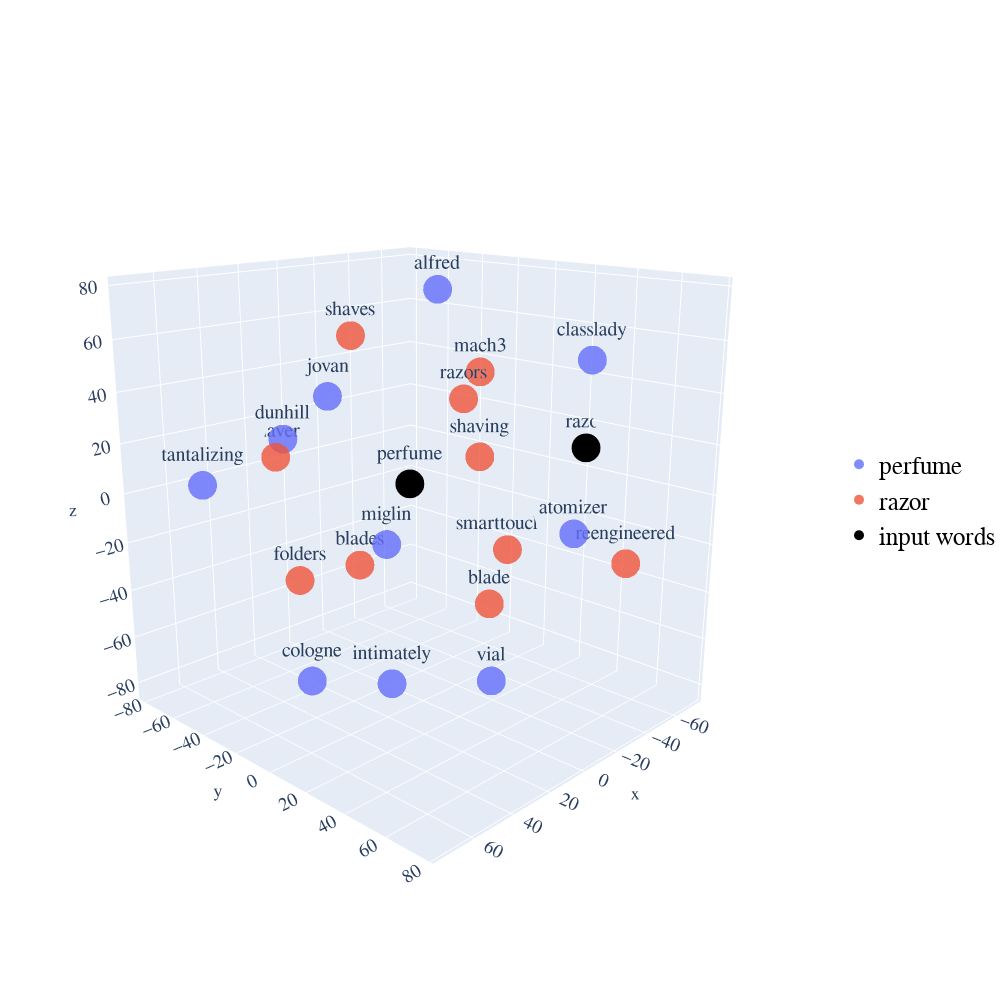

Source (notebook cell):
### Code cell
display_tsne_scatterplot_3D(google_model, user_input , similar_word, labels, color_map)

### Figure 1 — Plotly figure (JSON) as saved in the notebook; plotly's stock layout.template omitted (floating-point values rounded to 4 significant figures)
{"data": [{"marker": {"color": 2, "opacity": 0.8, "size": 10}, "mode": "markers+text", "name": "perfume", "text": ["dunhill", "cologne", "miglin", "alfred", "jovan", "atomizer", "intimately", "vial", "tantalizing", "classlady"], "textfont": {"size": 20}, "textposition": "top center", "type": "scatter3d", "x": [75.05, 66.37, 39.25, -7.374, 26.1, 5.984, 5.058, 25.26, 67.34, -36.36], "y": [7.855, 8.982, 19.61, -0.139, -25.1, 76.4, -13.12, 57.44, -49.63, 50.34], "z": [37.46, -52.64, -5.438, 78.2, 39.15, 3.86, -82.43, -50.56, 8.082, 54.37]}, {"marker": {"color": 2, "opacity": 0.8, "size": 10}, "mode": "markers+text", "name": "razor", "text": ["blade", "mach3", "razors", "blades", "reengineered", "shaves", "smarttouchxl", "folders", "shaving", "shaver"], "textfont": {"size": 20}, "textposition": "top center", "type": "scatter3d", "x": [-17.57, -63.21, 31.59, -23.84, -46.38, -17.92, -66.96, 32.9, -12.12, 8.537], "y": [19.11, -27.58, 48.57, -62.61, 62.74, -59.75, -13.33, -36.26, 17.72, -79.07], "z": [-44.7, 35.54, 50.35, -51.0, -24.19, 52.83, -42.49, -35.71, 16.36, 1.942]}, {"marker": {"color": "black", "opacity": 1, "size": 10}, "mode": "markers+text", "name": "input words", "text": ["perfume", "razor"], "textfont": {"size": 20}, "textposition": "top center", "type": "scatter3d", "x": [-22.0, -73.52], "y": [-29.35, 22.07], "z": [-6.037, 9.108]}], "layout": {"autosize": false, "font": {"family": " Courier New ", "size": 15}, "height": 1000, "legend": {"font": {"color": "black", "family": "Courier New", "size": 25}, "x": 1, "y": 0.5}, "margin": {"b": 0, "l": 0, "r": 0, "t": 0}, "scene": {"aspectmode": "auto", "aspectratio": {"x": 0.9597, "y": 1.004, "z": 1.038}, "camera": {"center": {"x": 0, "y": 0, "z": 0}, "eye": {"x": 1.943, "y": 1.887, "z": 0.8373}, "projection": {"type": "perspective"}, "up": {"x": 0, "y": 0, "z": 1}}}, "showlegend": true, "width": 1000}}
